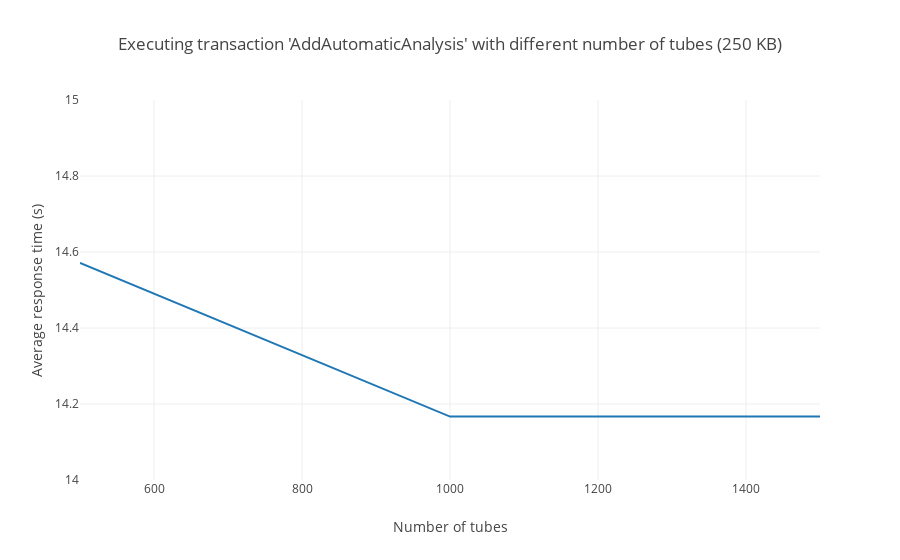

Source (notebook cell):
### Markdown cell above
### Average times when executing tx 'AddAutomaticAnalysis' (250 KB file size)

### Code cell
# 3 Orgs net data
threeOrgs = [14.5715, 14.1668, 14.1668] #el último valor aún es dummy
# 5 Orgs net data
#fiveOrgs = [2.2852, 2.1202, 1.8744]

avgAutoAnalysis("250 KB", threeOrgs)
#avgAutoAnalysis("250 KB", threeOrgs, fiveOrgs)

### Figure 1 — Plotly figure (JSON) as saved in the notebook; plotly's stock layout.template omitted (floating-point values rounded to 4 significant figures)
{"data": [{"mode": "lines", "name": "3 Orgs net", "type": "scatter", "uid": "07c25a31-2fc9-4b05-9137-1292d98e2efb", "x": [500, 1000, 1500], "y": [14.57, 14.17, 14.17]}], "layout": {"barmode": "group", "title": {"text": "Executing transaction 'AddAutomaticAnalysis' with different number of tubes (250 KB)"}, "xaxis": {"range": [500, 1500], "title": {"text": "Number of tubes"}}, "yaxis": {"range": [14, 15], "title": {"text": "Average response time (s)"}}}}
